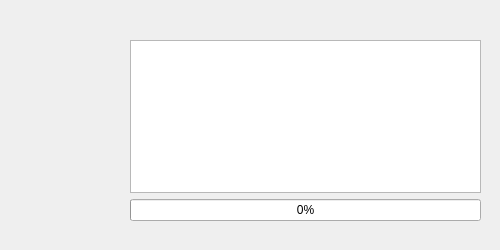
<?xml version="1.0" encoding="UTF-8"?>
<ui version="4.0">
 <class>airLifeDialog::AirLifeRunnigDialog</class>
 <widget class="QDialog" name="airLifeDialog::AirLifeRunnigDialog">
  <property name="windowModality">
   <enum>Qt::NonModal</enum>
  </property>
  <property name="geometry">
   <rect>
    <x>0</x>
    <y>0</y>
    <width>500</width>
    <height>250</height>
   </rect>
  </property>
  <property name="minimumSize">
   <size>
    <width>500</width>
    <height>250</height>
   </size>
  </property>
  <property name="maximumSize">
   <size>
    <width>500</width>
    <height>250</height>
   </size>
  </property>
  <property name="windowTitle">
   <string>运行中</string>
  </property>
  <property name="windowIcon">
   <iconset>
    <activeon>:/Logo/airLifeLogo.ico</activeon>
   </iconset>
  </property>
  <property name="inputMethodHints">
   <set>Qt::ImhNone</set>
  </property>
  <widget class="QWidget" name="verticalLayoutWidget">
   <property name="geometry">
    <rect>
     <x>130</x>
     <y>40</y>
     <width>351</width>
     <height>181</height>
    </rect>
   </property>
   <layout class="QVBoxLayout" name="verticalLayout">
    <item>
     <widget class="QTextBrowser" name="airLifeLogOutput"/>
    </item>
    <item>
     <widget class="QProgressBar" name="airLifeProgressBar">
      <property name="value">
       <number>0</number>
      </property>
     </widget>
    </item>
   </layout>
  </widget>
  <widget class="QLabel" name="airLifeImageLabel">
   <property name="geometry">
    <rect>
     <x>30</x>
     <y>60</y>
     <width>71</width>
     <height>71</height>
    </rect>
   </property>
   <property name="text">
    <string/>
   </property>
   <property name="pixmap">
    <pixmap resource="../../../resource/resource.qrc">:/Appimg/SymbolsInfo.png</pixmap>
   </property>
   <property name="scaledContents">
    <bool>true</bool>
   </property>
  </widget>
 </widget>
 <resources>
  <include location="../../../resource/resource.qrc"/>
 </resources>
 <connections/>
</ui>
